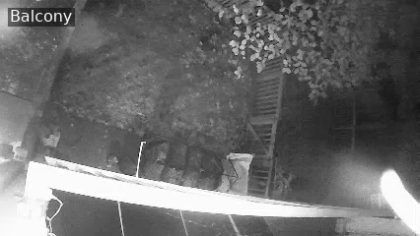
#> input picture thumbs/020452_Balcony.jpg, 420 x 236 px
$ python -i build_daily.py   (imports and definitions only)
#> lines starting #> are read from the running program, lines starting #| are printed output that depends on the picture; after the words box and inside, x2 and y2 are one past the last pixel; in counts of white or black regions, pixels touching at a corner belong together
#!/usr/bin/env python3
"""
Build a daily summary folder + activity clips from archived Twitch clips.

Written for a person scanning a day at a glance, not for a log reader. Raw
clips are grouped into *incidents* (a person crossing the garden makes eight
20-second clips but is one event), each incident gets a thumbnail cropped to
the camera that saw it, and the page leads with a plain-language headline.

Layout: the stream mosaic is 1280x480, a 3x2 grid of 426x240 cells in
CAMERA_ORDER. Cells that stay uniformly dark across the sampled frames are
treated as unused (fewer cameras were online that day) and skipped, so a day
recorded with four cameras does not produce phantom events for empty panes.
"""
import os
import re
import sys
import json
import csv
import html
import hashlib
import shutil
import datetime
from collections import defaultdict

import numpy as np
import cv2

# Runs both on the Windows workstation and inside the NAS container, and a
# container started before ARCHIVE_BASE existed must not fall back to a Windows
# path, so probe for the container mount first.
BASE = os.environ.get(
    "ARCHIVE_BASE",
    "/archive" if os.path.isdir("/archive") else r"C:/camera_archive")
CAMS = ["Office", "Front", "Kitchen", "Balcony", "Backyard",
        "Control Room"]
COLS, ROWS = 3, 2
SAMPLE_FPS = 2.0     # frames sampled per second of clip
BURST_FRAMES = int(os.environ.get("BURST_FRAMES", "4"))
SAMPLE_FRAMES = int(os.environ.get("SAMPLE_FRAMES", "24"))
# Changed pixels within a cell to count as motion. Measured baseline on real
# footage: median quiet cell is ~60px, p75 ~440, p95 ~3000. 3000 sits just
# above the noise floor, so it catches genuine movement without flagging
# compression churn and moving foliage on every clip.
MOTION_PX = int(os.environ.get("MOTION_PX", "3000"))
DIFF_THRESH = 28     # per-pixel delta that counts as changed
DEAD_STD = 6.0       # a cell this flat across samples is an unused pane

# The stream fills an absent camera's pane with a flat 0x141414 tile - luma 20.
# It is not perfectly flat: it carries the burnt-in camera label, so it measures
# std 6.3-6.6 and slipped straight past a std < 6 test, which is how a camera
# dropping out kept producing incidents with a black cover image. Identify it
# by what it actually is - near-black AND almost no structure. Genuine night
# footage is nowhere near: overnight panes measured mean 42-81 with std 41-50,
# so this cannot silence real dark-hours events.
# Clock OCR: 0 disables it entirely (times fall back to when the clip was
# pulled), OCR_EVERY is how often to take an anchor.
OCR_CLOCK = os.environ.get("OCR_CLOCK", "1") != "0"
OCR_EVERY = max(1, int(os.environ.get("OCR_EVERY", "10")))
LAYOUT_PROBE_FRAMES = int(os.environ.get("LAYOUT_PROBE_FRAMES", "1"))
PUBLISH_PARTIAL = os.environ.get("PUBLISH_PARTIAL", "0") == "1"
# Analyse only the last N hours of today, rather than re-decoding the whole
# day on every run. A full pass over ~1400 clips is roughly three hours on the
# NAS, which blocks collection the entire time; the hours anyone actually
# wants are the ones that just happened. 0 means no window (whole day), which
# is what past days still get. Hours outside the window keep whatever the last
# complete build produced - see events_base.csv in publish().
RECENT_HOURS = int(os.environ.get("RECENT_HOURS", "6"))
PLACEHOLDER_MEAN = float(os.environ.get("PLACEHOLDER_MEAN", "32"))
PLACEHOLDER_STD = float(os.environ.get("PLACEHOLDER_STD", "15"))
# Clips on one camera closer together than this belong to the same incident.
INCIDENT_GAP_S = int(os.environ.get("INCIDENT_GAP", "150"))
THUMB_W = 420
CHANNEL = os.environ.get("TWITCH_CHANNEL", "elarathornfield168")


# [5 lines left out: function slug, not called in this run]


# Reporting granularity, in minutes. 30 was tried, reverted to 60 because it
# doubled the number of layout detections, and is back now that detection is
# ~8x cheaper (pane origins are memoised) and a slot that cannot be read
# borrows from its neighbour instead of re-sweeping. The key is the slot's
# start as HHMM ("0700", "0730") so it sorts lexically, anchors cleanly and
# names its own page; the label is what the reader sees. Slots are derived at
# render time, so changing this needs no re-analysis - just a re-publish.
SLOT_MIN = int(os.environ.get("SLOT_MINUTES", "30"))


def slot_key(ts):
    return "%02d%02d" % (ts.hour, (ts.minute // SLOT_MIN) * SLOT_MIN)


def slot_label(key):
    return "%s:%s" % (key[:2], key[2:])


# [4 lines left out: function slot_end_label, not called in this run]


def all_slots():
    return ["%02d%02d" % (h, m)
            for h in range(24) for m in range(0, 60, SLOT_MIN)]


# The stream composites however many cameras are online into one of six fixed
# layouts (see start-stream.sh). Pane position therefore does NOT identify a
# camera: with three online, the bottom pane is full width; with six it is a
# 3x2 grid. Geometry is (x, y, w, h) against the 1280x480 mosaic.
LAYOUTS = {
    1: [(0, 0, 1280, 480)],
    2: [(0, 0, 640, 480), (640, 0, 640, 480)],
    3: [(0, 0, 640, 240), (640, 0, 640, 240), (0, 240, 1280, 240)],
    4: [(0, 0, 640, 240), (640, 0, 640, 240),
        (0, 240, 640, 240), (640, 240, 640, 240)],
    5: [(0, 0, 426, 240), (426, 0, 426, 240), (852, 0, 426, 240),
        (0, 240, 640, 240), (640, 240, 640, 240)],
    6: [(0, 0, 426, 240), (426, 0, 426, 240), (852, 0, 426, 240),
        (0, 240, 426, 240), (426, 240, 426, 240), (852, 240, 426, 240)],
}
_CAM_LOOKUP = {c.lower().replace(" ", ""): c for c in CAMS}


# Footage captured before the rename carries the old burnt-in label, and no
# amount of renaming changes pixels already recorded.
_ALIASES = {"basement": "Control Room"}


def _read_label(frame, box):
    """OCR the camera name ffmpeg draws at the top-left of a pane.

    The label is white text on a 50%-opaque black box, so over bright
    backgrounds (foliage, sky) a single threshold loses it entirely. Several
    binarisations are tried and the first that yields a known name wins.
    """
    try:
        import pytesseract
    except ImportError:
        return None
    x, y, w, h = box
    crop = frame[y + 1:y + 26, x + 1:x + min(w, 230)]
    if crop.size == 0:
        return None
    g = cv2.cvtColor(crop, cv2.COLOR_BGR2GRAY)
    g = cv2.resize(g, None, fx=4, fy=4, interpolation=cv2.INTER_CUBIC)

    variants = []
    _, otsu = cv2.threshold(g, 0, 255, cv2.THRESH_BINARY + cv2.THRESH_OTSU)
    variants.append(otsu)
    variants.append(cv2.bitwise_not(otsu))
    # Otsu handles the normal case; the fixed thresholds are the fallback for
    # a label sitting over very bright or very dark video. Trimming these to
    # two was measurably cheaper and measurably wrong - a clip that detected
    # six panes started detecting none - so they stay.
    for thr in (90, 120, 150, 180, 210):
        _, im = cv2.threshold(g, thr, 255, cv2.THRESH_BINARY)
        variants.append(im)

    known = list(_CAM_LOOKUP.items()) + list(_ALIASES.items())
    for im in variants:
        try:
            txt = pytesseract.image_to_string(im, config="--psm 7")
        except Exception:
            return None
        key = "".join(ch for ch in txt if ch.isalpha()).lower()
        if len(key) < 4:
            continue
        for k, name in known:
            if key.startswith(k[:5]):
                return name
    return None


def detect_layout(frame):
    """Return (n_panes, [camera names]) by reading the burnt-in labels.

    Scores each candidate layout by how many panes yield a known camera name,
    so a wrong pane count scores poorly and loses.
    """
    # The six candidate layouts share their pane corners: across all of them
    # there are only eight distinct (x, y) origins, and every crop clamps to
    # the same 230px width, so the same corner was being OCR'd up to four
    # times per frame. Read each origin once. 21 pane reads become 8, with
    # identical results.
    seen = {}

    def label(box):
        key = box[0], box[1]
        if key not in seen:
            seen[key] = _read_label(frame, box)
        return seen[key]

    best = (0, None, None)
    for i, n in enumerate(sorted(LAYOUTS, reverse=True)):  # richest first
        names = [label(b) for b in LAYOUTS[n]]
        hits = sum(1 for x in names if x)
        if i == 0 and hits == 0:
            # Not one pane of the richest layout produced a name. Every other
            # candidate also has a pane at (0, 0), which just failed, so none
            # of them can do better - this frame simply has no readable
            # labels. Sweeping the remaining five cost a failed detection more
            # than a successful one.
            return None, None
        # Every pane must resolve to a distinct camera. A duplicate means this
        # candidate is slicing one camera across several panes, which is the
        # signature of guessing the wrong pane count.
        if hits == n and len(set(names)) == n:
            # Stop here. Candidates are tried richest first and the test below
            # is `hits > best[0]` with hits <= n, so nothing smaller can ever
            # beat a perfect match - yet the sweep used to run all six anyway.
            # At seven binarisations per pane and ~1.2s a call, those wasted
            # candidates measured 170 SECONDS per clip, which is what made a
            # day's rebuild take hours.
            if n > 1:
                return n, names
            if hits > best[0]:
                best = (hits, n, names)
    if best[1] and best[1] > 1:
        return best[1], best[2]
    return None, None


# [4 lines left out: function cell_box, not called in this run]


_TS_RE = re.compile(
    r"(20\d{2})[-/. ](\d{2})[-/. ](\d{2})\D{0,3}(\d{2})\D?(\d{2})\D?(\d{2})")


# [375 lines left out: functions read_burnt_time, _clock_near, _offset_at, _event_time, apply_content_times, clip_time and 9 more, not called in this run]


def html_join(bits):
    return "".join(bits)


# [731 lines left out: functions write_hour_pages, human_duration, drive_link, carry_events, publish, build_day and 1 more, not called in this run]


STYLE_CSS = """:root{--bg:#fbfaf8;--fg:#23211e;--mut:#6f6a63;--line:#e5e1db;--card:#fff;
--accent:#b4531f;--quiet:#cfc9c0;--none:#eeeae4;--pend:#c9a227;--alertbg:#fdf4e3;--alertbd:#d9963c}
@media(prefers-color-scheme:dark){:root{--bg:#161513;--fg:#ece9e4;
--mut:#9a948b;--line:#2e2b27;--card:#1e1c1a;--accent:#e0834a;
--quiet:#403c36;--none:#26231f;--pend:#8a7420;--alertbg:#2a2216;--alertbd:#8a6420}}
*{box-sizing:border-box}
body{margin:0;background:var(--bg);color:var(--fg);
font:15px/1.55 system-ui,-apple-system,"Segoe UI",sans-serif}
.wrap{max-width:1080px;margin:0 auto;padding:32px 20px 64px}
.date{color:var(--mut);font-size:13px;letter-spacing:.08em;
text-transform:uppercase;margin-bottom:6px}
h1{font-size:27px;line-height:1.25;margin:0 0 8px;font-weight:640;
letter-spacing:-.01em}
.sub{color:var(--mut);font-size:15px;margin:0 0 26px}
.stats{display:flex;flex-wrap:wrap;gap:10px;margin-bottom:34px}
.stat{background:var(--card);border:1px solid var(--line);border-radius:9px;
padding:10px 15px}
.stat b{display:block;font-size:21px;font-weight:640;letter-spacing:-.01em}
.stat span{color:var(--mut);font-size:12px}
h2{font-size:13px;letter-spacing:.08em;text-transform:uppercase;
color:var(--mut);font-weight:600;margin:38px 0 14px;
padding-bottom:8px;border-bottom:1px solid var(--line)}
.tlwrap{position:sticky;top:0;z-index:5;background:var(--bg);
padding:10px 0 12px;margin-bottom:4px}
.tl{display:flex;align-items:flex-end;gap:3px;height:116px;
background:var(--card);border:1px solid var(--line);border-radius:10px;
padding:12px 10px 6px}
.h{flex:1;display:flex;flex-direction:column;align-items:center;
justify-content:flex-end;height:100%;position:relative;
text-decoration:none;color:inherit;border-radius:4px}
a.h{cursor:pointer}
a.h:hover .bar{filter:brightness(1.12)}
a.h:hover{background:rgba(127,127,127,.10)}
a.h:hover .t{color:var(--fg)}
section.hour{scroll-margin-top:168px}
section.hour h3{display:flex;align-items:baseline;gap:11px;
font-size:16px;font-weight:640;letter-spacing:0;text-transform:none;
color:var(--fg);margin:30px 0 13px;padding-bottom:9px;
border-bottom:1px solid var(--line);font-variant-numeric:tabular-nums}
section.hour h3 span{font-size:13px;font-weight:400;color:var(--mut)}
a.top{margin-left:auto;font-size:12px;font-weight:400;color:var(--mut);
text-decoration:none}
a.top:hover{color:var(--accent)}
html{scroll-behavior:smooth}
.bar{width:100%;border-radius:3px 3px 0 0;min-height:3px}
.bar.b{background:var(--accent)}
.bar.q{background:var(--quiet);height:3px!important}
.bar.n{background:var(--none);height:3px!important}
.bar.p{background:repeating-linear-gradient(45deg,var(--pend),var(--pend) 2px,transparent 2px,transparent 5px);height:30%!important;border-radius:3px 3px 0 0}
.c{font-size:11px;color:var(--fg);font-weight:600;margin-top:3px;height:13px}
.t{font-size:10px;color:var(--mut)}
.grid{display:grid;gap:14px;
grid-template-columns:repeat(auto-fill,minmax(240px,1fr))}
.card{background:var(--card);border:1px solid var(--line);border-radius:10px;
overflow:hidden;text-decoration:none;color:inherit;display:block;
transition:border-color .12s,transform .12s}
.card:hover{border-color:var(--accent);transform:translateY(-2px)}
.card img{width:100%;display:block;aspect-ratio:16/9;object-fit:cover;
background:var(--none)}
.meta{padding:10px 12px 12px}
.cam{font-weight:640;font-size:14px}
.time{font-variant-numeric:tabular-nums;font-size:13px;margin-top:1px}
.sub2,.sub{color:var(--mut)}
.meta .sub{font-size:12px;margin:2px 0 0}
.chip{display:inline-block;background:var(--card);border:1px solid var(--line);
border-radius:20px;padding:5px 13px;margin:0 7px 7px 0;font-size:13px}
.chip b{font-weight:600}
.none{color:var(--mut)}
img.sheet{width:100%;border:1px solid var(--line);border-radius:10px}
footer{margin-top:42px;color:var(--mut);font-size:12px;
border-top:1px solid var(--line);padding-top:14px}
.hourlink{display:inline-block;margin:2px 0 6px;font-size:14px;
color:var(--accent);text-decoration:none;font-weight:600}
.hourlink:hover{text-decoration:underline}
.nav{margin:0 0 22px;font-size:14px}
.nav a{color:var(--accent);text-decoration:none}
.nav a:hover{text-decoration:underline}
.hrow{display:flex;align-items:baseline;gap:14px;padding:11px 14px;
border:1px solid var(--line);border-radius:9px;background:var(--card);
margin-bottom:7px;text-decoration:none;color:inherit}
a.hrow:hover{border-color:var(--accent)}
.hrow b{font-variant-numeric:tabular-nums;min-width:60px;font-weight:640}
.hrow span{color:var(--mut);font-size:13px;min-width:108px}
.hrow em{color:var(--mut);font-size:13px;font-style:normal}
.hrow.quiet{opacity:.55}
.camline{font-size:12px;font-weight:400;color:var(--mut)}
.camline b{font-weight:600;color:var(--fg)}
.off{color:var(--alertbd);font-weight:600}
.chip.on b{color:var(--fg)}
.chip.offc{opacity:.65;border-style:dashed;color:var(--alertbd)}
.live{position:relative;aspect-ratio:8/3;max-width:760px;background:#000;border:1px solid var(--line);border-radius:10px;overflow:hidden}
.live iframe,.live video,.live img{position:absolute;inset:0;width:100%;height:100%;border:0;object-fit:fill;background:#000;display:block}
.live .msg{position:absolute;inset:0;display:flex;align-items:center;justify-content:center;color:var(--mut);font-size:13px;text-align:center;padding:20px}
.lvst{display:inline-flex;align-items:center;gap:7px;font-size:13px;color:var(--mut);margin:0 0 9px}
.lvst i{width:9px;height:9px;border-radius:50%;background:var(--mut);display:inline-block}
.lvst.on i{background:#e0245e;box-shadow:0 0 0 3px rgba(224,36,94,.18)}
.lvst.on b{color:var(--fg)}
.alert{background:var(--alertbg);border:1px solid var(--alertbd);border-left:4px solid var(--alertbd);border-radius:8px;padding:12px 15px;margin:0 0 22px;font-size:14px}
.alert b{display:block;margin-bottom:3px}
.alert div{color:var(--mut);font-size:13px}
"""

PAGE = """<!doctype html><html lang=en><meta charset=utf-8>
<meta name=viewport content="width=device-width,initial-scale=1">
<title>Surveillance {day}</title>
<link rel=stylesheet href="{css}">
<div class=wrap id=top>
<div class=date>{day}</div>
<h1>{headline}</h1>
<p class=sub>{sub}</p>
{alert}
<div class=stats>
<div class=stat><b>{incidents}</b><span>incidents</span></div>
<div class=stat><b>{clips}</b><span>activity clips</span></div>
<div class=stat><b>{uniq}</b><span>clips reviewed</span></div>
<div class=stat><b>{coverage}</b><span>footage covers</span></div>
<div class=stat><b>{cam_stat}</b><span>{cam_stat_label}</span></div>
</div>
{live}

<h2>When it happened <span style="text-transform:none;letter-spacing:0;
font-weight:400">&mdash; click an hour to jump to it</span></h2>
<div class=tlwrap><div class=tl>{bars}</div></div>
{hourly}

<h2>What happened</h2>
{cards}

<h2>Cameras</h2>
<div>{chips}</div>

<h2>Hourly snapshot</h2>
<img class=sheet src="contact_sheet.jpg" alt="one frame per hour">

<footer>Generated {generated} &middot; {dupes} duplicate clips skipped
&middot; <a href="events.csv">events.csv</a>{drive}</footer>
</div>
</html>"""


LIVE_BLOCK = """<h2>Live now</h2>
<p class=lvst id=lvst><i></i><b>checking&hellip;</b></p>
<div class=live>
 <video id=lv playsinline muted autoplay controls preload=metadata></video>
 <div class=msg id=lvmsg>waiting for the first recorded segment&hellip;</div>
</div>
<p class=sub id=lvsub>Played from the NAS recording, a minute or two behind live.
 <a href="https://twitch.tv/__CH__" target="_blank" rel="noopener">Open on Twitch</a>
 for the true live feed.</p>
<script>
/* The Twitch player refuses to embed when parent= is a bare IP address, which
   is exactly how this page is served, so it rendered as a black box. Play our
   own recording instead: live_record.sh publishes the newest finished segment
   as /live/latest.mp4 and describes it in /live/latest.json. That is ~1-2 min
   behind the broadcast but needs nothing from Twitch, and it keeps working
   when Twitch drops the stream - which is the case this page exists for. */
(function(){
  var v=document.getElementById('lv'), msg=document.getElementById('lvmsg'),
      st=document.getElementById('lvst'), cur=0, tried=0, live=false;

  function ago(sec){
    if(sec<90) return Math.round(sec)+'s ago';
    if(sec<5400) return Math.round(sec/60)+' min ago';
    return (sec/3600).toFixed(1)+' h ago';
  }
  function say(live,txt){
    st.className='lvst'+(live?' on':'');
    st.innerHTML='<i></i><b>'+(live?'LIVE':'Offline')+'</b> &middot; '+txt;
  }
  /* Liveness comes from the recorder's own heartbeat, not from how old the
     newest segment is: ffmpeg can hold a dead socket for minutes, leaving a
     recent-looking file while nothing is actually arriving. */
  function poll(next){
    fetch('/live/status.json?t='+Date.now(),{cache:'no-store'})
      .then(function(r){return r.ok?r.json():null})
      .then(function(d){ live = !!(d && d.live && Date.now()/1000-d.at < 120) })
      .catch(function(){});
    fetch('/live/latest.json?t='+Date.now(),{cache:'no-store'})
      .then(function(r){return r.ok?r.json():null})
      .then(function(d){
        if(!d||!d.epoch){ if(!tried++) msg.textContent='no recording yet'; return }
        var age=Date.now()/1000-d.epoch;
        say(live, 'segment '+ago(age));
        if(d.epoch!==cur && (next||!cur)){
          cur=d.epoch; msg.style.display='none';
          v.src='/live/'+d.file+'?t='+d.epoch;
          v.play().catch(function(){});
        }
      })
      .catch(function(){ if(!tried++) msg.textContent='viewer cannot reach /live/'; });
  }
  /* When a segment finishes, roll straight on to whatever has landed since. */
  v.addEventListener('loadedmetadata', function(){
    if(v.videoWidth && v.videoHeight){
      v.parentNode.style.aspectRatio = v.videoWidth+' / '+v.videoHeight;
    }
  });
  v.addEventListener('ended', function(){ poll(true) });
  v.addEventListener('error', function(){ poll(true) });
  poll(true);
  setInterval(function(){ poll(false) }, 20000);
})();
</script>"""

HOUR_PAGE = """<!doctype html><html lang=en><meta charset=utf-8>
<meta name=viewport content="width=device-width,initial-scale=1">
<title>{day} {hh}</title>
<link rel=stylesheet href="{css}">
<div class=wrap id=top>
<div class=date>{day} &middot; {hh}</div>
<h1>{headline}</h1>
<p class=sub>{sub}</p>
<p class=nav>{nav}</p>
<div class=stats>
<div class=stat><b>{n}</b><span>incidents</span></div>
<div class=stat><b>{clips}</b><span>activity clips</span></div>
<div class=stat><b>{cams}</b><span>cameras</span></div>
</div>
<h2>What happened</h2>
<div class=grid>{cards}</div>
<h2>Cameras with activity</h2>
<div>{chips}</div>
{cams_block}
</div>
</html>"""

HOUR_INDEX = """<!doctype html><html lang=en><meta charset=utf-8>
<meta name=viewport content="width=device-width,initial-scale=1">
<title>{day} by hour</title>
<link rel=stylesheet href="{css}">
<div class=wrap id=top>
<div class=date>{day}</div>
<h1>Hour by hour</h1>
<p class=sub>{active} of 24 hours had activity.</p>
<p class=nav><a href="../summary.html">&larr; full day summary</a></p>
{rows}
</div>
</html>"""

#!/usr/bin/env python3


# [4 lines not run here, left out]

>>> import cv2
>>> picture = cv2.imread('thumbs/020452_Balcony.jpg')
#> picture is the input picture: shape (236, 420, 3); min 19, max 255, mean 108
#> the loop in detect_layout, `for i, n in enumerate(sorted(LAYOUTS, reverse=True)):` made 1 pass
#> pass 1, in _read_label, `crop = frame[y + 1:y + 26, x + 1:x + min(w, 230)]`:
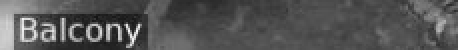
#> crop: shape (25, 229, 3) (shown 2 times larger); min 20, max 247, mean 84.8
#> pass 1, in _read_label, `g = cv2.resize(g, None, fx=4, fy=4, interpolation=cv2.INTER_CUBIC)`:
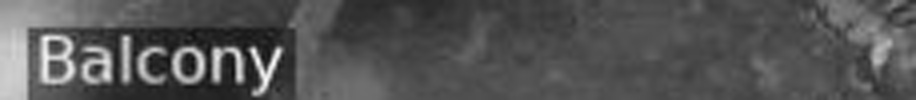
#> g: shape (100, 916); min 15, max 252, mean 84.8
#> pass 1, in _read_label, `_, otsu = cv2.threshold(g, 0, 255, cv2.THRESH_BINARY + cv2.THRESH_OTSU)`:
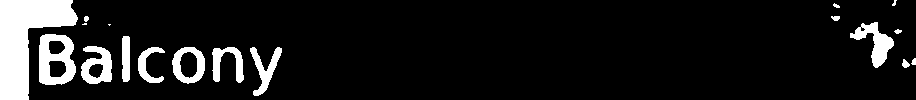
#> otsu: shape (100, 916); 10.5% white; 18 white regions (3 under 20 px), largest, box (x1, y1, x2, y2) and area: (0, 0, 78, 100) 4114, (39, 34, 76, 85) 1240, (850, 22, 894, 68) 795
#> (the run stopped early here; a loop or call above may not have finished)
